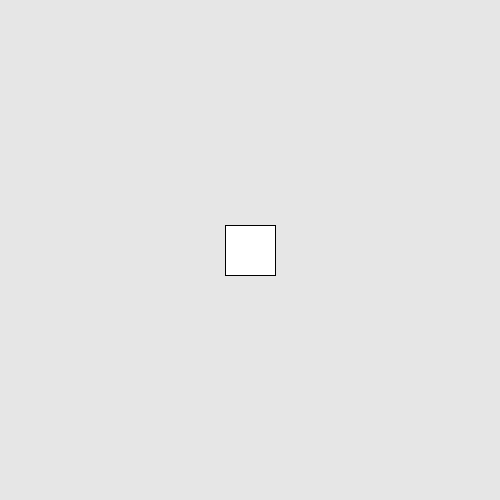
Frame 1 (no input)
Frame 60 (the mouse pressed at the canvas centre just before this capture): identical to frame 1, image omitted
Frame 120 (the mouse held since frame 60 and released just before this capture): identical to frame 1, image omitted

The Processing sketch that drew this single still picture (run headless with seeded random() and noise(); from frame 60 on, the mouse is pressed at the canvas centre):

// Processing sketch: seojin_week03
// ── seojin_week03.pde
int direction = 0;

void setup() {
  size(500, 500); 
  rectMode(CENTER);  
}

void draw() {
  //drawLine();
  //drawEllipseLine();
  //drawEllipse();
  background(230);
  
  rect(250, 250 + direction, 50, 50);
  
  if(mousePressed){
    if(mouseButton == LEFT){
      background(255, 0 ,0);
    }else if(mouseButton == RIGHT){
      background(0, 255 ,0);
    }
  }
  
  if(keyPressed){ 
    if(key == CODED){
      if(keyCode == UP){
        direction--;
      }else if(keyCode == DOWN){
        direction++;
      }
    }
  }
}

void drawLine() {
  strokeWeight(2);
  for (int i = 0; i < 10; i++) {
    stroke(0 + i*20);
    line(i * 25, 500, 250 + i*25, 0);
  }
}

void drawEllipse() {
  ellipseMode(CENTER);
  strokeWeight(0.2);

  for (int i = 0; i < 25; i++) {
    fill(0 + i * 10);
    ellipse(250, 250, 500 - i * 20, 500 - i * 20);
  }
}

void drawEllipseLine() {
  ellipseMode(CENTER);
  strokeWeight(0.2);
  noFill();
  for (int i = 0; i<20; i++) {
    ellipse(i + 50*i, 250, 50, 50);
  }
}
